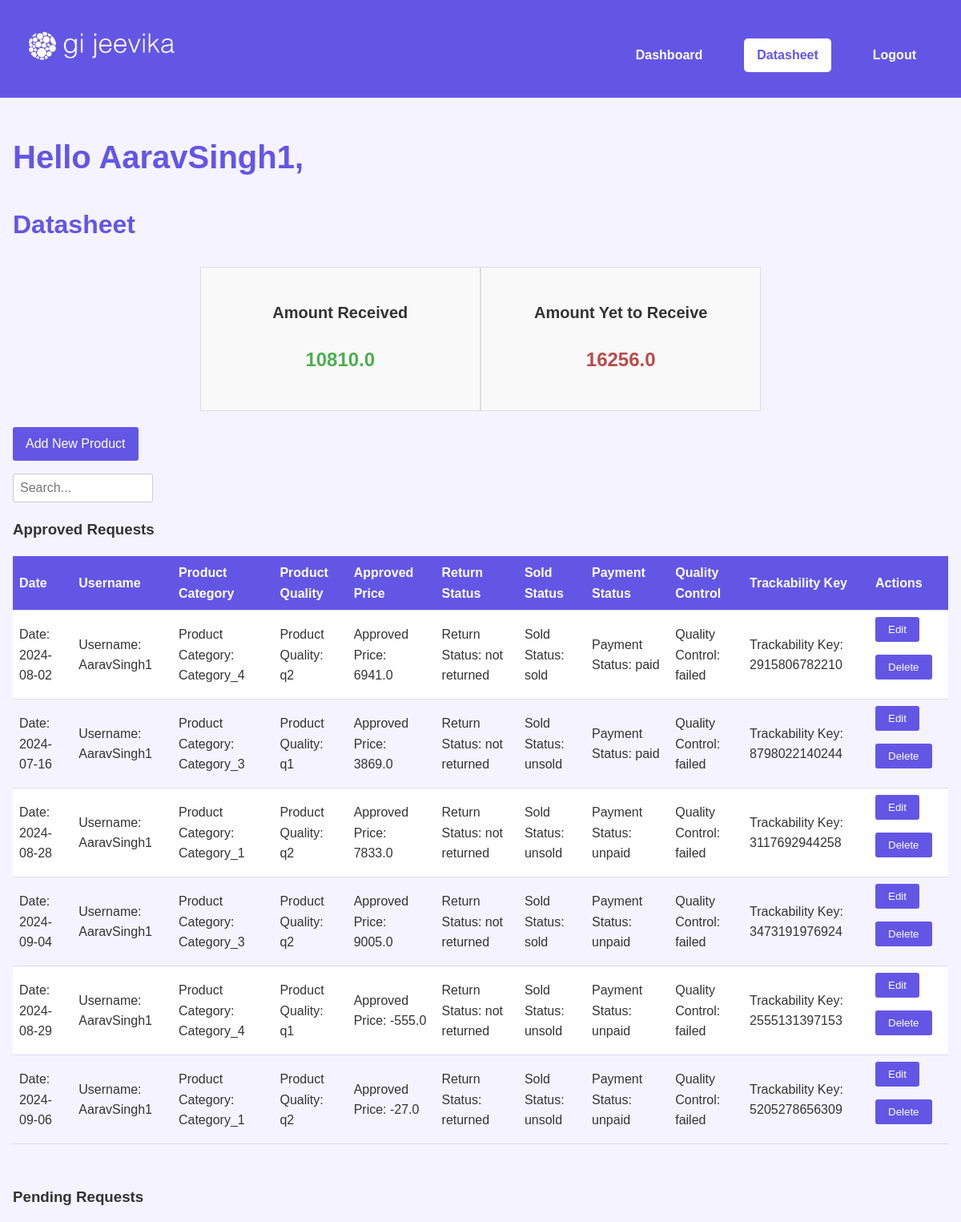
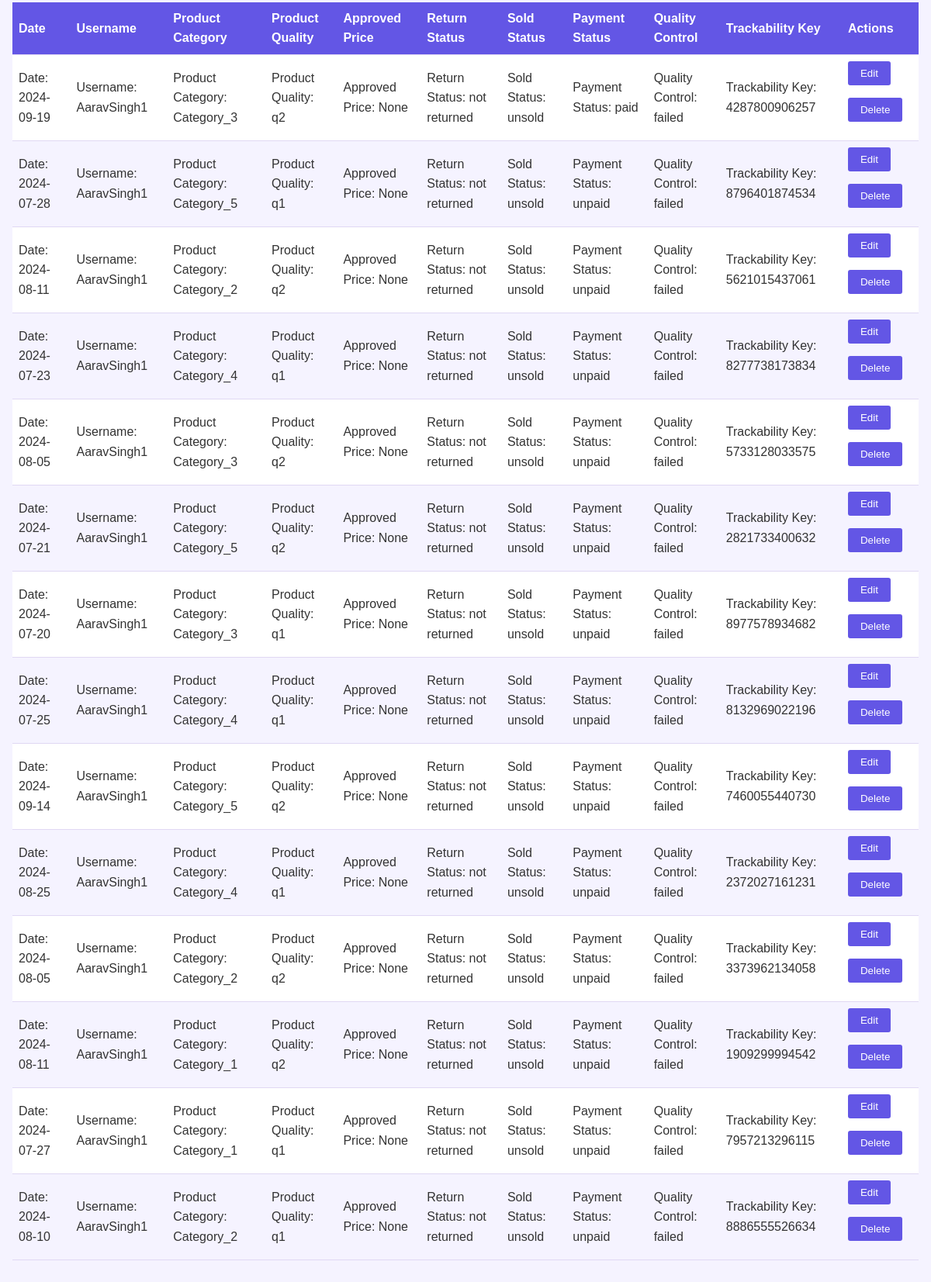
The app's page /datasheet (signed in) with its own data (2 pictures, top to bottom).
### tables this page shows
CREATE TABLE users (
    id INTEGER PRIMARY KEY AUTOINCREMENT,
    username TEXT UNIQUE NOT NULL,
    password TEXT NOT NULL,
    is_admin BOOLEAN NOT NULL DEFAULT 0
);

CREATE TABLE products (
    id INTEGER PRIMARY KEY AUTOINCREMENT,
    product_category TEXT NOT NULL,
    product_quality TEXT CHECK (product_quality IN ('q1', 'q2')) NOT NULL,
    username TEXT NOT NULL,
    approved_price REAL /*CHECK (approved_price >= 0),*/,
    return_status TEXT CHECK (return_status IN ('returned', 'not returned')) DEFAULT 'not returned',
    sold_status TEXT CHECK (sold_status IN ('sold', 'unsold')) DEFAULT 'unsold',
    payment_status TEXT CHECK (payment_status IN ('paid', 'unpaid')) DEFAULT 'unpaid',
    quality_control TEXT CHECK (quality_control IN ('passed', 'failed')) DEFAULT 'failed',
    trackability_key TEXT UNIQUE NOT NULL,
    date TEXT DEFAULT (date('now', 'localtime')), -- Automatically set current date
    approve_status TEXT CHECK (approve_status IN ('approved', 'pending')) DEFAULT 'pending',
    user_id INTEGER NOT NULL,
    FOREIGN KEY (user_id) REFERENCES users (id)
);

### app.py (the view)
@app.route('/datasheet')
def datasheet():
    if 'user_id' not in session:
        return redirect(url_for('login'))
    db = get_db()
    if session['is_admin']:
        approved_products = db.execute(
            'SELECT p.*, u.username FROM products p JOIN users u ON p.user_id = u.id WHERE approve_status = "approved"'
        ).fetchall()
        pending_products = db.execute(
            'SELECT p.*, u.username FROM products p JOIN users u ON p.user_id = u.id WHERE approve_status = "pending"'
        ).fetchall()
        amount_received = db.execute('''
            SELECT SUM(approved_price) AS total_received
            FROM products
            WHERE approve_status = "approved"
              AND payment_status = "paid"
              AND sold_status = "sold"
              AND return_status = "not returned"
        ''').fetchone()['total_received'] or 0
        amount_yet_to_receive = db.execute('''
            SELECT SUM(approved_price) AS total_pending
            FROM products
            WHERE approve_status = "approved"
              AND payment_status = "unpaid"
              AND sold_status = "sold"
        ''').fetchone()['total_pending'] or 0
    else:
        approved_products = db.execute(
            'SELECT * FROM products WHERE user_id = ? AND approve_status = "approved"',
            (session['user_id'], )).fetchall()
        pending_products = db.execute(
            'SELECT * FROM products WHERE user_id = ? AND approve_status = "pending"',
            (session['user_id'], )).fetchall()
        amount_received = db.execute(
            '''
            SELECT SUM(approved_price) AS total_received
            FROM products
            WHERE user_id = ?
              AND approve_status = "approved"
              AND payment_status = "paid"
              AND return_status = "not returned"
        ''', (session['user_id'], )).fetchone()['total_received'] or 0
        amount_yet_to_receive = db.execute(
            '''
            SELECT SUM(approved_price) AS total_pending
            FROM products
            WHERE user_id = ?
              AND approve_status = "approved"
              AND payment_status = "unpaid"
        ''', (session['user_id'], )).fetchone()['total_pending'] or 0
    user = db.execute('SELECT username FROM users WHERE id = ?',
                      (session['user_id'], )).fetchone()
    username = user['username']
    admin_status = session['is_admin']
    return render_template('datasheet.html',
                           approved_products=approved_products,
                           pending_products=pending_products,
                           username=username,
                           amount_received=amount_received,
                           amount_yet_to_receive=amount_yet_to_receive,
                           admin_status=admin_status)

### app.py (called while the page is built)
def get_db():
    db = sqlite3.connect('products.db')
    db.row_factory = sqlite3.Row
    return db

### templates/datasheet.html
{% extends "layout.html" %}
{% block content %}
<h1 style="font-size: 2.5em;">Hello {{ username }},</h1>
<h2 style="font-size: 2em;">Datasheet</h2>
<div class="amounts-section">
    <div class="amount-box">
        {% if admin_status %}
        <h3>Amount paid</h3>
        {% else %}
        <h3>Amount Received</h3>
        {% endif %}
        <p>{{ amount_received }}</p>
    </div>
    <div class="amount-box">
        {% if admin_status %}
        <h3>Amount Yet to Pay</h3>
        {% else %}
        <h3>Amount Yet to Receive</h3>
        {% endif %}
        <p style="color: #ba4a4a;">{{ amount_yet_to_receive }}</p>
    </div>
</div>
{% if not admin_status %}
<a href="{{ url_for('add_product') }}" class="button">Add New Product</a>
{% endif %}
<div class="along_row">
    <input type="text" id="searchInput" placeholder="Search...">
</div>
<h3>Approved Requests</h3>
<table id="approvedTable">
    <thead>
        <tr>
            <th>Date</th>
            <th>Username</th>
            <th>Product Category</th>
            <th>Product Quality</th>
            <th>Approved Price</th>
            <th>Return Status</th>
            <th>Sold Status</th>
            <th>Payment Status</th>
            <th>Quality Control</th>
            <th>Trackability Key</th>
            <th>Actions</th>
        </tr>
    </thead>
    <tbody id="approvedTBody">
        {% for product in approved_products %}
        <tr>
            <td data-label="Date">Date: {{ product['date'] }}</td>
            <td data-label="Username">Username: {{ product['username'] }}</td>
            <td data-label="Product Category">Product Category: {{ product['product_category'] }}</td>
            <td data-label="Product Quality">Product Quality: {{ product['product_quality'] }}</td>
            <td data-label="Approved Price">Approved Price: {{ product['approved_price'] }}</td>
            <td data-label="Return Status">Return Status: {{ product['return_status'] }}</td>
            <td data-label="Sold Status">Sold Status: {{ product['sold_status'] }}</td>
            <td data-label="Payment Status">Payment Status: {{ product['payment_status'] }}</td>
            <td data-label="Quality Control">Quality Control: {{ product['quality_control'] }}</td>
            <td data-label="Trackability Key">Trackability Key: {{ product['trackability_key'] }}</td>
            <td data-label="Actions">
                <button onclick="window.location.href='{{ url_for('edit_product', id=product['id']) }}'">Edit</button>
                <button onclick="return confirm('Are you sure you want to delete this product?')" href="{{ url_for('delete_product', id=product['id']) }}">Delete</button>
            </td>
        </tr>
        {% endfor %}
    </tbody>
</table>
<div id="approvedPagination" class="pagination"></div>
<h3>Pending Requests</h3>
<table id="pendingTable">
    <thead>
        <tr>
            <th>Date</th>
            <th>Username</th>
            <th>Product Category</th>
            <th>Product Quality</th>
            <th>Approved Price</th>
            <th>Return Status</th>
            <th>Sold Status</th>
            <th>Payment Status</th>
            <th>Quality Control</th>
            <th>Trackability Key</th>
            <th>Actions</th>
        </tr>
    </thead>
    <tbody id="pendingTBody">
        {% for product in pending_products %}
        <tr>
            <td data-label="Date">Date: {{ product['date'] }}</td>
            <td data-label="Username">Username: {{ product['username'] }}</td>
            <td data-label="Product Category">Product Category: {{ product['product_category'] }}</td>
            <td data-label="Product Quality">Product Quality: {{ product['product_quality'] }}</td>
            <td data-label="Approved Price">Approved Price: {{ product['approved_price'] }}</td>
            <td data-label="Return Status">Return Status: {{ product['return_status'] }}</td>
            <td data-label="Sold Status">Sold Status: {{ product['sold_status'] }}</td>
            <td data-label="Payment Status">Payment Status: {{ product['payment_status'] }}</td>
            <td data-label="Quality Control">Quality Control: {{ product['quality_control'] }}</td>
            <td data-label="Trackability Key">Trackability Key: {{ product['trackability_key'] }}</td>
            <td data-label="Actions">
                <button onclick="window.location.href='{{ url_for('edit_product', id=product['id']) }}'">Edit</button>
                <button onclick="return confirm('Are you sure you want to delete this product?')" href="{{ url_for('delete_product', id=product['id']) }}">Delete</button>
            </td>
        </tr>
        {% endfor %}
    </tbody>
</table>
<div id="pendingPagination" class="pagination"></div>
{% endblock %}

### templates/layout.html (shortened to what this page needs)
<!DOCTYPE html>
<html lang="en">
<head>
    <link rel="stylesheet" href="{{ url_for('static', filename='style.css') }}">
</head>
<body>
    <header>
        <div class="header-container">
            <div class="logo">
                <img src="{{ url_for('static', filename='logo.jpg') }}" alt="Gi Jeevika Logo">
            </div>
            {% if 'user_id' in session %}
                <nav class="navigation">
                    <a href="{{ url_for('dashboard') }}" class="{% if request.endpoint == 'dashboard' %}active{% endif %}">Dashboard</a>
                    <a href="{{ url_for('datasheet') }}" class="{% if request.endpoint == 'datasheet' %}active{% endif %}">Datasheet</a>
                    <a href="{{ url_for('logout') }}">Logout</a>
                </nav>
            {% endif %}
        </div>
    </header>
    <main>
        {% block content %}{% endblock %}
    </main>
</body>
</html>

### static/style.css (style rules this page uses)
body { font-family: Arial, sans-serif; line-height: 1.6; margin: 0; padding: 0; background-color: #F5F3FF; color: #333; }
header { background-color: #6356e5; color: #FFFFFF; text-align: center; padding: 1rem; }
nav { margin-top: 1rem; }
nav a { color: #FFFFFF; text-decoration: none; margin: 0 0.5rem; }
main { padding: 2rem; }
h1, h2 { color: #6356e5; }
input, select { width: 100%; padding: 0.5rem; margin-bottom: 1rem; border: 1px solid #ccc; border-radius: 3px; box-sizing: border-box; font-size: 16px; }
button, .button { background-color: #6356e5; color: #FFFFFF; padding: 0.5rem 1rem; border: none; border-radius: 3px; cursor: pointer; text-decoration: none; display: inline-block; margin-bottom: 1rem; }
table { width: 100%; border-collapse: collapse; margin-top: 1rem; background-color: #FFFFFF; }
th, td { padding: 0.5rem; text-align: left; border-bottom: 1px solid #E0D8F3; }
th { background-color: #6356e5; color: #FFFFFF; }
tr:nth-child(even) { background-color: #F5F3FF; }
#searchInput { width: max(15%, 100px); border: 1px solid #ccc; border-radius: 3px; margin: 0; height: 100%; padding: 0.5rem; }
.along_row { display: flex; justify-content: space-between; align-items: center; width: 100%; margin-bottom: 1rem; }
header { background-color: #6356e5; color: #FFFFFF; padding: 1rem; }
.header-container { display: flex; align-items: center; justify-content: space-between; flex-wrap: wrap; }
.logo img { height: 40px; margin-right: 20px; }
.navigation { display: flex; gap: 20px; flex: 1; justify-content: flex-end; flex-wrap: wrap; }
.navigation a { color: #FFFFFF; text-decoration: none; font-weight: bold; padding: 0.5rem 1rem; border-radius: 5px; transition: background-color 0.3s; }
.navigation a.active { background-color: #FFFFFF; color: #6356e5; }
main { padding: 1rem; }
.header-container { display: flex; justify-content: space-between; flex-wrap: wrap; padding: 1rem; }
.navigation { display: flex; gap: 20px; flex-wrap: wrap; }
.navigation a { color: #FFFFFF; text-decoration: none; font-weight: bold; padding: 0.5rem 1rem; border-radius: 5px; }
.amounts-section { display: flex; justify-content: space-between; margin: auto; margin-bottom: 20px; width: 60%; }
.amount-box { border: 1px solid #ddd; padding: 20px; width: 48%; background-color: #f9f9f9; text-align: center; }
.amount-box h3 { margin-bottom: 10px; font-size: 20px; font-weight: bold; }
.amount-box p { font-size: 24px; color: #4CAF50; font-weight: bold; }
.header-container { display: flex; align-items: center; justify-content: space-between; flex-wrap: wrap; padding: 1rem; }
.navigation { display: flex; gap: 20px; justify-content: flex-end; flex-wrap: wrap; }
.navigation a { color: #FFFFFF; text-decoration: none; font-weight: bold; padding: 0.5rem 1rem; border-radius: 5px; background-color: #6356e5; transition: background-color 0.3s ease; }
.pagination { display: flex; justify-content: flex-start; margin-top: 1rem; overflow-x: auto; padding: 0.5rem; white-space: nowrap; scrollbar-width: thin; }

### records on screen
users: username "AaravSingh1"
products: date "2024-08-02", username "AaravSingh1", product_category "Category_4", product_quality "q2", approved_price "6941.0", return_status "not returned", sold_status "sold", payment_status "paid", quality_control "failed", trackability_key "2915806782210"
products: date "2024-07-16", username "AaravSingh1", product_category "Category_3", product_quality "q1", approved_price "3869.0", return_status "not returned", sold_status "unsold", payment_status "paid", quality_control "failed", trackability_key "8798022140244"
products: date "2024-08-28", username "AaravSingh1", product_category "Category_1", product_quality "q2", approved_price "7833.0", return_status "not returned", sold_status "unsold", payment_status "unpaid", quality_control "failed", trackability_key "3117692944258"
products: date "2024-09-04", username "AaravSingh1", product_category "Category_3", product_quality "q2", approved_price "9005.0", return_status "not returned", sold_status "sold", payment_status "unpaid", quality_control "failed", trackability_key "3473191976924"
products: date "2024-08-29", username "AaravSingh1", product_category "Category_4", product_quality "q1", approved_price "-555.0", return_status "not returned", sold_status "unsold", payment_status "unpaid", quality_control "failed", trackability_key "2555131397153"
products: date "2024-09-06", username "AaravSingh1", product_category "Category_1", product_quality "q2", approved_price "-27.0", return_status "returned", sold_status "unsold", payment_status "unpaid", quality_control "failed", trackability_key "5205278656309"
products: date "2024-09-19", username "AaravSingh1", product_category "Category_3", product_quality "q2", approved_price "None", return_status "not returned", sold_status "unsold", payment_status "paid", quality_control "failed", trackability_key "4287800906257"
products: date "2024-07-28", username "AaravSingh1", product_category "Category_5", product_quality "q1", approved_price "None", return_status "not returned", sold_status "unsold", payment_status "unpaid", quality_control "failed", trackability_key "8796401874534"
products: date "2024-08-11", username "AaravSingh1", product_category "Category_2", product_quality "q2", approved_price "None", return_status "not returned", sold_status "unsold", payment_status "unpaid", quality_control "failed", trackability_key "5621015437061"
products: date "2024-07-23", username "AaravSingh1", product_category "Category_4", product_quality "q1", approved_price "None", return_status "not returned", sold_status "unsold", payment_status "unpaid", quality_control "failed", trackability_key "8277738173834"
products: date "2024-08-05", username "AaravSingh1", product_category "Category_3", product_quality "q2", approved_price "None", return_status "not returned", sold_status "unsold", payment_status "unpaid", quality_control "failed", trackability_key "5733128033575"
products: date "2024-07-21", username "AaravSingh1", product_category "Category_5", product_quality "q2", approved_price "None", return_status "not returned", sold_status "unsold", payment_status "unpaid", quality_control "failed", trackability_key "2821733400632"
products: date "2024-07-20", username "AaravSingh1", product_category "Category_3", product_quality "q1", approved_price "None", return_status "not returned", sold_status "unsold", payment_status "unpaid", quality_control "failed", trackability_key "8977578934682"
products: date "2024-07-25", username "AaravSingh1", product_category "Category_4", product_quality "q1", approved_price "None", return_status "not returned", sold_status "unsold", payment_status "unpaid", quality_control "failed", trackability_key "8132969022196"
products: date "2024-09-14", username "AaravSingh1", product_category "Category_5", product_quality "q2", approved_price "None", return_status "not returned", sold_status "unsold", payment_status "unpaid", quality_control "failed", trackability_key "7460055440730"
products: date "2024-08-25", username "AaravSingh1", product_category "Category_4", product_quality "q1", approved_price "None", return_status "not returned", sold_status "unsold", payment_status "unpaid", quality_control "failed", trackability_key "2372027161231"
products: date "2024-08-05", username "AaravSingh1", product_category "Category_2", product_quality "q2", approved_price "None", return_status "not returned", sold_status "unsold", payment_status "unpaid", quality_control "failed", trackability_key "3373962134058"
products: date "2024-08-11", username "AaravSingh1", product_category "Category_1", product_quality "q2", approved_price "None", return_status "not returned", sold_status "unsold", payment_status "unpaid", quality_control "failed", trackability_key "1909299994542"
products: date "2024-07-27", username "AaravSingh1", product_category "Category_1", product_quality "q1", approved_price "None", return_status "not returned", sold_status "unsold", payment_status "unpaid", quality_control "failed", trackability_key "7957213296115"
products: date "2024-08-10", username "AaravSingh1", product_category "Category_2", product_quality "q1", approved_price "None", return_status "not returned", sold_status "unsold", payment_status "unpaid", quality_control "failed", trackability_key "8886555526634"

### other values on screen
{{ amount_received }} "10810.0"
{{ amount_yet_to_receive }} "16256.0"
